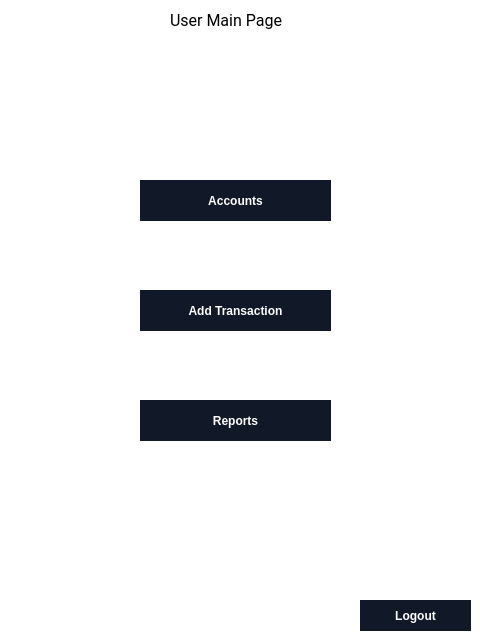
<?xml version="1.0" encoding="UTF-8"?>
<ui version="4.0">
 <class>MainWindow</class>
 <widget class="QMainWindow" name="MainWindow">
  <property name="geometry">
   <rect>
    <x>0</x>
    <y>0</y>
    <width>480</width>
    <height>640</height>
   </rect>
  </property>
  <property name="windowTitle">
   <string>MainWindow</string>
  </property>
  <property name="animated">
   <bool>true</bool>
  </property>
  <widget class="QWidget" name="centralwidget">
   <property name="styleSheet">
    <string notr="true">background:white</string>
   </property>
   <widget class="QPushButton" name="pushButton">
    <property name="geometry">
     <rect>
      <x>140</x>
      <y>180</y>
      <width>191</width>
      <height>41</height>
     </rect>
    </property>
    <property name="cursor">
     <cursorShape>PointingHandCursor</cursorShape>
    </property>
    <property name="styleSheet">
     <string notr="true">
  background-color: #111827;
  border: 1px solid transparent;
  border-radius: .75rem;
  color: #FFFFFF;
  font-family: &quot;Inter var&quot;,ui-sans-serif,system-ui,-apple-system,system-ui,&quot;Segoe UI&quot;,Roboto,&quot;Helvetica Neue&quot;,Arial,&quot;Noto Sans&quot;,sans-serif,&quot;Apple Color Emoji&quot;,&quot;Segoe UI Emoji&quot;,&quot;Segoe UI Symbol&quot;,&quot;Noto Color Emoji&quot;;
  font-size: 1.125rem;
  font-weight: 600;
  line-height: 1.5rem;
  padding: .75rem 1.2rem;
  text-align: center;
  width: auto;
</string>
    </property>
    <property name="text">
     <string>Accounts</string>
    </property>
   </widget>
   <widget class="QLabel" name="label">
    <property name="geometry">
     <rect>
      <x>170</x>
      <y>0</y>
      <width>221</width>
      <height>41</height>
     </rect>
    </property>
    <property name="font">
     <font>
      <family>Roboto</family>
      <pointsize>12</pointsize>
     </font>
    </property>
    <property name="styleSheet">
     <string notr="true">background:none;</string>
    </property>
    <property name="text">
     <string>User Main Page</string>
    </property>
   </widget>
   <widget class="QPushButton" name="pushButton_2">
    <property name="geometry">
     <rect>
      <x>140</x>
      <y>290</y>
      <width>191</width>
      <height>41</height>
     </rect>
    </property>
    <property name="cursor">
     <cursorShape>PointingHandCursor</cursorShape>
    </property>
    <property name="styleSheet">
     <string notr="true">
  background-color: #111827;
  border: 1px solid transparent;
  border-radius: .75rem;
  color: #FFFFFF;
  font-family: &quot;Inter var&quot;,ui-sans-serif,system-ui,-apple-system,system-ui,&quot;Segoe UI&quot;,Roboto,&quot;Helvetica Neue&quot;,Arial,&quot;Noto Sans&quot;,sans-serif,&quot;Apple Color Emoji&quot;,&quot;Segoe UI Emoji&quot;,&quot;Segoe UI Symbol&quot;,&quot;Noto Color Emoji&quot;;
  font-size: 1.125rem;
  font-weight: 600;
  line-height: 1.5rem;
  padding: .75rem 1.2rem;
  text-align: center;
  width: auto;
</string>
    </property>
    <property name="text">
     <string>Add Transaction</string>
    </property>
   </widget>
   <widget class="QPushButton" name="pushButton_3">
    <property name="geometry">
     <rect>
      <x>140</x>
      <y>400</y>
      <width>191</width>
      <height>41</height>
     </rect>
    </property>
    <property name="cursor">
     <cursorShape>PointingHandCursor</cursorShape>
    </property>
    <property name="styleSheet">
     <string notr="true">
  background-color: #111827;
  border: 1px solid transparent;
  border-radius: .75rem;
  color: #FFFFFF;
  font-family: &quot;Inter var&quot;,ui-sans-serif,system-ui,-apple-system,system-ui,&quot;Segoe UI&quot;,Roboto,&quot;Helvetica Neue&quot;,Arial,&quot;Noto Sans&quot;,sans-serif,&quot;Apple Color Emoji&quot;,&quot;Segoe UI Emoji&quot;,&quot;Segoe UI Symbol&quot;,&quot;Noto Color Emoji&quot;;
  font-size: 1.125rem;
  font-weight: 600;
  line-height: 1.5rem;
  padding: .75rem 1.2rem;
  text-align: center;
  width: auto;
</string>
    </property>
    <property name="text">
     <string>Reports</string>
    </property>
   </widget>
   <widget class="QPushButton" name="logoutButton">
    <property name="geometry">
     <rect>
      <x>360</x>
      <y>600</y>
      <width>111</width>
      <height>31</height>
     </rect>
    </property>
    <property name="cursor">
     <cursorShape>PointingHandCursor</cursorShape>
    </property>
    <property name="styleSheet">
     <string notr="true">
  background-color: #111827;
  border: 1px solid transparent;
  border-radius: .75rem;
  color: #FFFFFF;
  font-family: &quot;Inter var&quot;,ui-sans-serif,system-ui,-apple-system,system-ui,&quot;Segoe UI&quot;,Roboto,&quot;Helvetica Neue&quot;,Arial,&quot;Noto Sans&quot;,sans-serif,&quot;Apple Color Emoji&quot;,&quot;Segoe UI Emoji&quot;,&quot;Segoe UI Symbol&quot;,&quot;Noto Color Emoji&quot;;
  font-size: 1.125rem;
  font-weight: 600;
  line-height: 1.5rem;
  padding: .75rem 1.2rem;
  text-align: center;
  width: auto;
</string>
    </property>
    <property name="text">
     <string>Logout</string>
    </property>
   </widget>
  </widget>
 </widget>
 <resources/>
 <connections/>
</ui>
